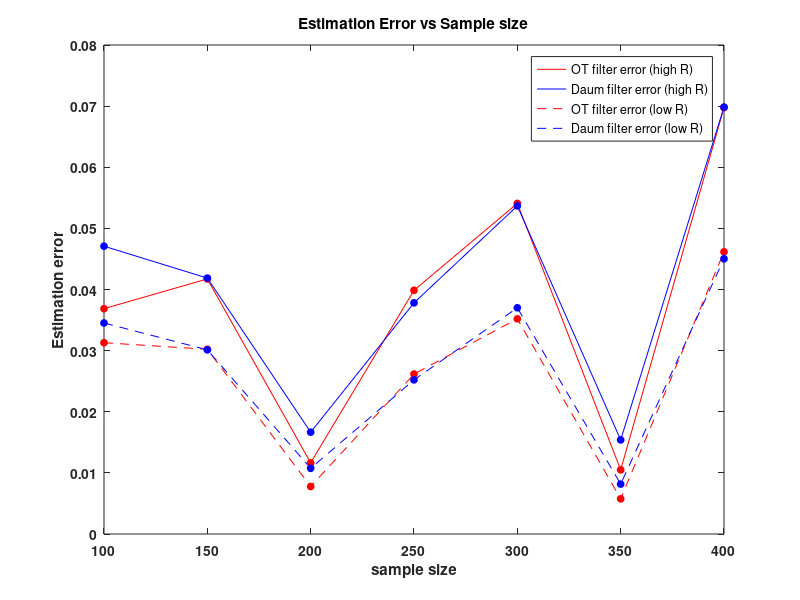

Source code (MATLAB): (Note: this script raises an error after producing the figure.)
% plot error for low sensor noise and high sensor noise
clc;clear;
high = load('errorhigh');
low = load('errorlow');
load('sample_sizes');
figure;
pointSize = 25;

plot(sample_sizes,high.est_error(1,:),'r');hold on;
plot(sample_sizes,high.est_error(2,:),'b'); hold on;
plot(sample_sizes,low.est_error(1,:),'--r');hold on;
plot(sample_sizes,low.est_error(2,:),'--b'); hold on;

scatter(sample_sizes,high.est_error(1,:),pointSize,'filled','MarkerEdgeColor','r','MarkerFaceColor','r');hold on;
scatter(sample_sizes,high.est_error(2,:),pointSize,'filled','MarkerEdgeColor','b','MarkerFaceColor','b');hold on;
scatter(sample_sizes,low.est_error(1,:),pointSize,'filled','MarkerEdgeColor','r','MarkerFaceColor','r');hold on;
scatter(sample_sizes,low.est_error(2,:),pointSize,'filled','MarkerEdgeColor','b','MarkerFaceColor','b');hold on;



xlabel('sample size');ylabel('Estimation error');
set(gca,'fontsize',10,'fontweight','bold');
title('Estimation Error vs Sample size');
legend('OT filter error (high R)','Daum filter error (high R)','OT filter error (low R)','Daum filter error (low R)');
export_fig(gcf,'FontMode','fixed','FontSize',25,'Color','Error.pdf','-nocrop');
hold off